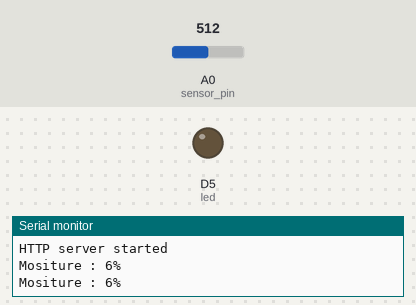
Bench run of a sketch on a simulated ESP8266 (NodeMCU). Shown: output pins drawn as LEDs (lit = HIGH), the last lines printed to the serial monitor. Inputs (shaded band) come from the test bench; at power-on: A0 (sensor_pin) = 512. WiFi joins after 1.5 s; servers stay silent unless stated.

Above: at 2.7 s.
2.8 s: A0 (sensor_pin) set to 531
At 4.8 s:
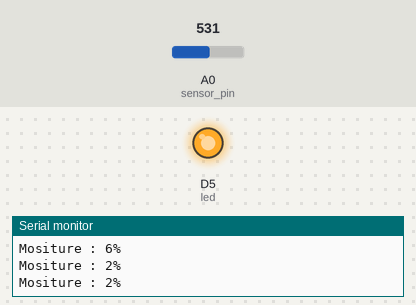
6.0 s: A0 (sensor_pin) set to 1002
8.7 s: A0 (sensor_pin) set to 1021
At 11.7 s:
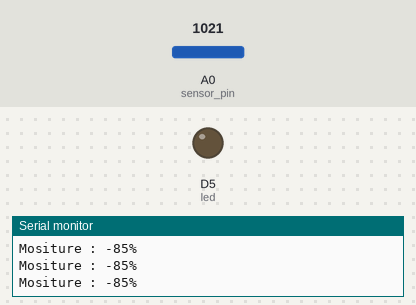
12.0 s: A0 (sensor_pin) set to 900
At 14.2 s:
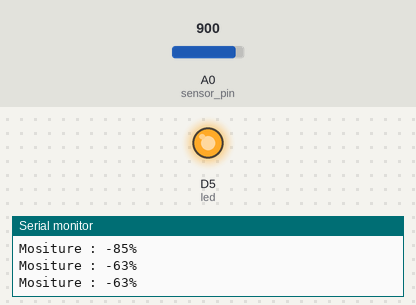
Timing chart, 0 to 15.7 s (numbered marks = the images above; inputs shaded):
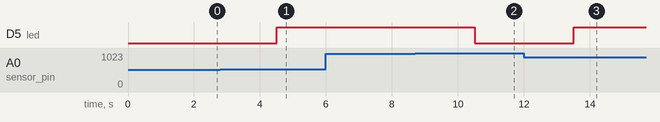

Measured:
- the behaviour switches between 514 and 515 on A0 (sensor_pin) (found by bisection; images 0 and 1)
- the behaviour switches between 1020 and 1021 on A0 (sensor_pin) (found by bisection; images 1 and 2)
- after the input at 2.8 s, D5 (led): LOW → HIGH after 1.7 s
- after the input at 8.7 s, D5 (led): HIGH → LOW after 1.8 s
- after the input at 12.0 s, D5 (led): LOW → HIGH after 1.5 s

The sketch:

plantsSensor.ino
```cpp
#include <ArduinoJson.h>
#include <WiFiClient.h>
#include <ESP8266WebServer.h>
#include <ESP8266WiFi.h>
#include <ESP8266mDNS.h>
#include <WiFiUdp.h>
#include <ArduinoOTA.h>

#ifndef STASSID
#define STASSID ""
#define STAPSK  ""
#endif

const char* ssid = STASSID;
const char* password = STAPSK;
const int sensor_pin = A0;
const int led = D5;
int output_value;

ESP8266WebServer server(80);

void setup() {
  Serial.begin(115200);
  Serial.println("Booting");
  WiFi.mode(WIFI_STA);
  WiFi.begin(ssid, password);
  while (WiFi.waitForConnectResult() != WL_CONNECTED) {
    Serial.println("Connection Failed! Rebooting...");
    delay(5000);
    ESP.restart();
  }

  pinMode(led, OUTPUT);

  // Port defaults to 8266
  // ArduinoOTA.setPort(8266);

  // Hostname defaults to esp8266-[ChipID]
  ArduinoOTA.setHostname("plants_monitor");

  // No authentication by default
  ArduinoOTA.setPassword("admin");

  // Password can be set with it's md5 value as well
  // MD5(admin) = 21232f297a57a5a743894a0e4a801fc3
  // ArduinoOTA.setPasswordHash("21232f297a57a5a743894a0e4a801fc3");

  ArduinoOTA.onStart([]() {
    String type;
    if (ArduinoOTA.getCommand() == U_FLASH) {
      type = "sketch";
    } else { // U_FS
      type = "filesystem";
    }

    // NOTE: if updating FS this would be the place to unmount FS using FS.end()
    Serial.println("Start updating " + type);
  });
  ArduinoOTA.onEnd([]() {
    Serial.println("\nEnd");
  });
  ArduinoOTA.onProgress([](unsigned int progress, unsigned int total) {
    Serial.printf("Progress: %u%%\r", (progress / (total / 100)));
  });
  ArduinoOTA.onError([](ota_error_t error) {
    Serial.printf("Error[%u]: ", error);
    if (error == OTA_AUTH_ERROR) {
      Serial.println("Auth Failed");
    } else if (error == OTA_BEGIN_ERROR) {
      Serial.println("Begin Failed");
    } else if (error == OTA_CONNECT_ERROR) {
      Serial.println("Connect Failed");
    } else if (error == OTA_RECEIVE_ERROR) {
      Serial.println("Receive Failed");
    } else if (error == OTA_END_ERROR) {
      Serial.println("End Failed");
    }
  });
  ArduinoOTA.begin();
  Serial.println("Ready");
  Serial.print("IP address: ");
  Serial.println(WiFi.localIP());
  if (MDNS.begin("plantsmonitor")) {
    Serial.println("MDNS responder started");
  }
  server.on("/", handleRoot);
  server.on("/inline", []() {
    server.send(200, "text/plain", "this works as well");
  });
  server.onNotFound(handleNotFound);
  server.begin();
  Serial.println("HTTP server started");
}

void loop() {
  ArduinoOTA.handle();
  server.handleClient();
  MDNS.update();
  output_value = analogRead(sensor_pin);
  output_value = map(output_value, 550, 0, 0, 100);
  Serial.print("Mositure : ");
  Serial.print(output_value);
  Serial.println("%");
  delay(1000);
  if (output_value > 10 && output_value <= 20) {
    digitalWrite(led, HIGH);
    delay(1000);
    digitalWrite(led, LOW);
  } else if (output_value == -85) {
    digitalWrite(led, LOW);
  } else if (output_value <= 5) {
    digitalWrite(led, HIGH);
  }
}
```

routes.ino
```cpp
void handleRoot() {
  String json;
  StaticJsonDocument<200> doc;
  doc["name"] = "plantName";
  doc["humidity"] = output_value;
  serializeJson(doc, json);
  server.send(200, "application/json", json);
}

void handleNotFound() {
  String message = "Not Found\n\n";
  message += "URI: ";
  message += server.uri();
  message += "\nMethod: ";
  message += (server.method() == HTTP_GET) ? "GET" : "POST";
  message += "\nArguments: ";
  message += server.args();
  message += "\n";

  for (uint8_t i = 0; i < server.args(); i++) {
    message += " " + server.argName(i) + ": " + server.arg(i) + "\n";
  }

  server.send(404, "text/plain", message);
}
```
